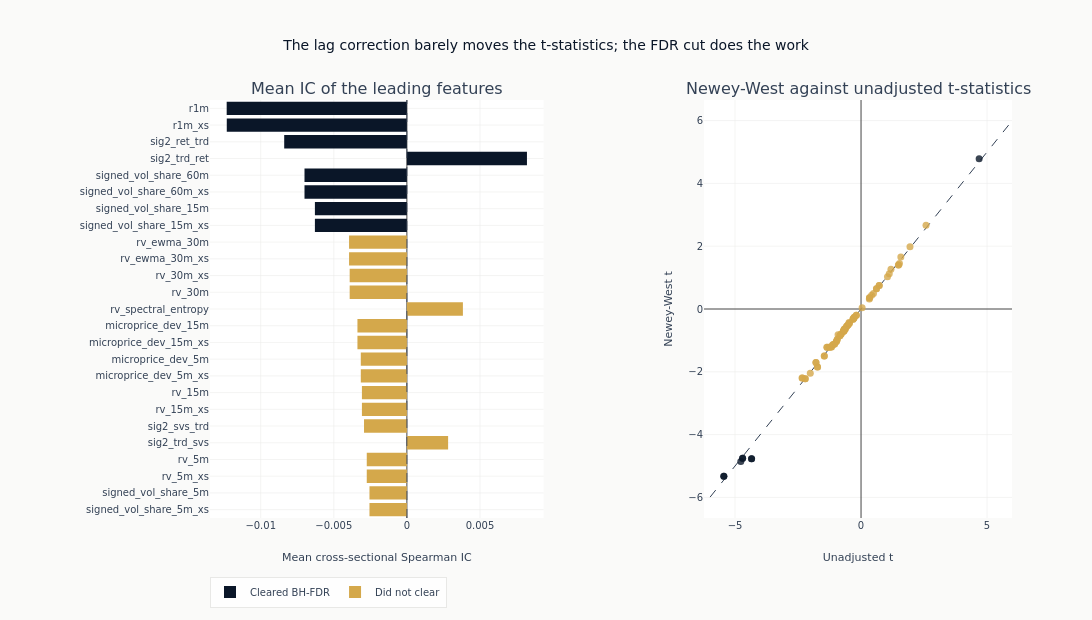

Notebook cell for this chart:
### Markdown cell above
### Ranking, with the Inference Adjustment Visible

The left panel ranks the leading features by absolute mean IC and colours each bar
by whether it cleared the false-discovery adjustment, so individual significance and
the set-wide decision stay separable. The right panel plots the Newey-West
t-statistic against its unadjusted twin for every feature in the searched set: a
point pulled toward zero off the diagonal is a feature whose apparent significance
came from correlation between neighbouring observations of its IC series rather than
from the size of the association.

How close the points sit to the diagonal is the thing to read. Sampling at the label
horizon has already removed most of the overlap the Newey-West correction exists to
undo, so it has little left to do here and the two counts printed above are close;
what thins the candidate set is the false-discovery adjustment, not the lag
correction.

Bars run horizontally. At this many feature names a rotated vertical axis is not
legible.

### Code cell
RANKED_FEATURES = 25
top = eval_summary.head(min(RANKED_FEATURES, len(eval_summary))).reverse()

fig = make_subplots(
    rows=1,
    cols=2,
    column_widths=[0.52, 0.48],
    subplot_titles=[
        "Mean IC of the leading features",
        "Newey-West against unadjusted t-statistics",
    ],
    horizontal_spacing=0.2,
)
for cleared, color, name in (
    (True, COLORS["blue"], "Cleared BH-FDR"),
    (False, COLORS["amber"], "Did not clear"),
):
    arm = top.filter(pl.col("fdr_sig").fill_null(False) == cleared)
    if not len(arm):
        continue
    _ = fig.add_trace(
        go.Bar(
            x=arm["ic_mean"].to_list(),
            y=arm["feature"].to_list(),
            orientation="h",
            marker_color=color,
            name=name,
            legendgroup=name,
        ),
        row=1,
        col=1,
    )
_ = fig.add_vline(
    x=0, line={"color": COLORS["neutral"], "width": 0.8, "dash": "dash"}, row=1, col=1
)

max_t = (
    max(
        float(eval_summary["naive_t"].abs().max() or 1.0),
        float(eval_summary["hac_t"].abs().max() or 1.0),
    )
    * 1.1
)
_ = fig.add_trace(
    go.Scatter(
        x=[-max_t, max_t],
        y=[-max_t, max_t],
        mode="lines",
        line={"dash": "dash", "color": COLORS["neutral"], "width": 1},
        name="No adjustment",
        showlegend=False,
    ),
    row=1,
    col=2,
)
for cleared, color, name in (
    (True, COLORS["blue"], "Cleared BH-FDR"),
    (False, COLORS["amber"], "Did not clear"),
):
    arm = eval_summary.filter(pl.col("fdr_sig").fill_null(False) == cleared)
    if not len(arm):
        continue
    _ = fig.add_trace(
        go.Scatter(
            x=arm["naive_t"].to_list(),
            y=arm["hac_t"].to_list(),
            mode="markers",
            marker={"color": color, "size": 7, "opacity": 0.8},
            text=arm["feature"].to_list(),
            name=name,
            legendgroup=name,
            showlegend=False,
        ),
        row=1,
        col=2,
    )

fig.update_layout(
    title="The lag correction barely moves the t-statistics; the FDR cut does the work",
    height=620,
    width=1150,
    margin={"l": 210},
    legend={"orientation": "h", "y": -0.14},
)
# Two traces split the ranking by outcome, so the y order has to be restated or the
# categories fall in trace order and the ranking the panel exists to show is lost.
fig.update_yaxes(categoryorder="array", categoryarray=top["feature"].to_list(), row=1, col=1)
fig.update_xaxes(title_text="Mean cross-sectional Spearman IC", row=1, col=1)
fig.update_xaxes(title_text="Unadjusted t", row=1, col=2)
fig.update_yaxes(title_text="Newey-West t", row=1, col=2)
show_plotly_with_alt(
    fig,
    "Two panels: each feature's mean cross-sectional information coefficient, and its unadjusted t-statistic against its Newey-West t-statistic, with the points sitting close to the diagonal.",
)

### Figure 1 — Plotly figure (JSON) as saved in the notebook; plotly's stock layout.template omitted (floating-point values rounded to 4 significant figures)
{"data": [{"legendgroup": "Cleared BH-FDR", "marker": {"color": "#0a1628"}, "name": "Cleared BH-FDR", "orientation": "h", "type": "bar", "x": [-0.006292, -0.006292, -0.007004, -0.007004, 0.008213, -0.008393, -0.01232, -0.01233], "xaxis": "x", "y": ["signed_vol_share_15m_xs", "signed_vol_share_15m", "signed_vol_share_60m_xs", "signed_vol_share_60m", "sig2_trd_ret", "sig2_ret_trd", "r1m_xs", "r1m"], "yaxis": "y"}, {"legendgroup": "Did not clear", "marker": {"color": "#D4A84B"}, "name": "Did not clear", "orientation": "h", "type": "bar", "x": [-0.002559, -0.002559, -0.002745, -0.002745, 0.00282, -0.002933, -0.003076, -0.003076, -0.003152, -0.003153, -0.003383, -0.003383, 0.003831, -0.003914, -0.003914, -0.003955, -0.003955], "xaxis": "x", "y": ["signed_vol_share_5m_xs", "signed_vol_share_5m", "rv_5m_xs", "rv_5m", "sig2_trd_svs", "sig2_svs_trd", "rv_15m_xs", "rv_15m", "microprice_dev_5m_xs", "microprice_dev_5m", "microprice_dev_15m_xs", "microprice_dev_15m", "rv_spectral_entropy", "rv_30m", "rv_30m_xs", "rv_ewma_30m_xs", "rv_ewma_30m"], "yaxis": "y"}, {"line": {"color": "#334155", "dash": "dash", "width": 1}, "mode": "lines", "name": "No adjustment", "showlegend": false, "type": "scatter", "x": [-5.99, 5.99], "xaxis": "x2", "y": [-5.99, 5.99], "yaxis": "y2"}, {"legendgroup": "Cleared BH-FDR", "marker": {"color": "#0a1628", "opacity": 0.8, "size": 7}, "mode": "markers", "name": "Cleared BH-FDR", "showlegend": false, "text": ["r1m", "r1m_xs", "sig2_ret_trd", "sig2_trd_ret", "signed_vol_share_60m", "signed_vol_share_60m_xs", "signed_vol_share_15m", "signed_vol_share_15m_xs"], "type": "scatter", "x": [-5.445, -5.443, -4.77, 4.686, -4.699, -4.699, -4.343, -4.343], "xaxis": "x2", "y": [-5.325, -5.323, -4.853, 4.783, -4.749, -4.749, -4.768, -4.768], "yaxis": "y2"}, {"legendgroup": "Did not clear", "marker": {"color": "#D4A84B", "opacity": 0.8, "size": 7}, "mode": "markers", "name": "Did not clear", "showlegend": false, "text": ["rv_ewma_30m", "rv_ewma_30m_xs", "rv_30m_xs", "rv_30m", "rv_spectral_entropy", "microprice_dev_15m", "microprice_dev_15m_xs", "microprice_dev_5m", "microprice_dev_5m_xs", "rv_15m", "rv_15m_xs", "sig2_svs_trd", "sig2_trd_svs", "rv_5m", "rv_5m_xs", "signed_vol_share_5m", "signed_vol_share_5m_xs", "depth_imb", "depth_imb_xs", "trades_per_1k_shares", "trades_per_1k_shares_xs", "sig1_svs", "tick_imb_share", "tick_imb_share_xs", "sig1_ret", "quote_range", "quote_range_xs", "tick_imb_share_15m", "tick_imb_share_15m_xs", "sig2_svs_svs", "har_residual", "rv_spectral_energy", "trade_range", "trade_range_xs", "sig2_ret_ret", "har_rv5_pred", "microprice_dev", "microprice_dev_xs", "kyle_lambda_xs", "kyle_lambda", "finra_share_60m", "finra_share_60m_xs", "rel_spread_15m_xs", "rel_spread_15m", "rv_low_freq_ratio", "signed_vol_share", "signed_vol_share_xs", "trade_to_mid_rel", "trade_to_mid_rel_xs", "rel_spread_60m_xs", "rel_spread_60m", "rel_spread_5m", "rel_spread_5m_xs", "sig1_trd", "rel_spread_close", "rel_spread_close_xs", "tick_imb_share_5m", "tick_imb_share_5m_xs", "vol_spectral_energy", "dollar_vol", "dollar_vol_xs", "sig2_trd_trd", "vol_spectral_entropy", "illiq", "illiq_xs", "vol_low_freq_ratio", "quote_rate", "quote_rate_xs", "cross_locked_share_xs", "sig2_ret_svs", "trade_to_mid_5m", "trade_to_mid_5m_xs", "sig2_svs_ret"], "type": "scatter", "x": [-1.12, -1.12, -1.175, -1.175, 2.578, -2.335, -2.335, -2.214, -2.214, -0.9778, -0.9778, -2.014, 1.942, -1.05, -1.05, -1.726, -1.726, -1.789, -1.789, -1.351, -1.351, 1.579, 1.485, 1.485, 1.119, -0.7879, -0.7879, -1.458, -1.458, 1.525, 1.049, -0.6096, -0.6894, -0.6894, 1.187, -0.6368, -1.256, -1.255, -0.6923, -0.6923, 0.7212, 0.7211, -0.6586, -0.6586, -0.9117, -0.945, -0.945, -0.8396, -0.8396, -0.5709, -0.5709, -0.5189, -0.5188, -0.6864, -0.4634, -0.4634, 0.6117, 0.6117, 0.4925, 0.3365, 0.3365, -0.4765, 0.4207, -0.3166, -0.3166, -0.3097, -0.2768, -0.2768, -0.2749, 0.3295, -0.1871, -0.1871, 0.04309], "xaxis": "x2", "y": [-1.14, -1.14, -1.206, -1.206, 2.669, -2.194, -2.194, -2.221, -2.221, -1.032, -1.032, -2.05, 1.979, -1.111, -1.111, -1.85, -1.85, -1.702, -1.702, -1.219, -1.219, 1.654, 1.404, 1.404, 1.123, -0.7987, -0.7987, -1.497, -1.497, 1.45, 1.029, -0.6113, -0.7112, -0.7112, 1.267, -0.6577, -1.215, -1.216, -0.7029, -0.7029, 0.7513, 0.7513, -0.6382, -0.6382, -0.8197, -0.9716, -0.9716, -0.8534, -0.8534, -0.549, -0.549, -0.5078, -0.5078, -0.6704, -0.4575, -0.4575, 0.6416, 0.6416, 0.4913, 0.3554, 0.3554, -0.4333, 0.4399, -0.3246, -0.3246, -0.3075, -0.2748, -0.2748, -0.2629, 0.319, -0.1971, -0.1971, 0.04195], "yaxis": "y2"}], "layout": {"annotations": [{"font": {"size": 16}, "showarrow": false, "text": "Mean IC of the leading features", "x": 0.208, "xanchor": "center", "xref": "paper", "y": 1.0, "yanchor": "bottom", "yref": "paper"}, {"font": {"size": 16}, "showarrow": false, "text": "Newey-West against unadjusted t-statistics", "x": 0.808, "xanchor": "center", "xref": "paper", "y": 1.0, "yanchor": "bottom", "yref": "paper"}], "height": 620, "legend": {"orientation": "h", "y": -0.14}, "margin": {"l": 210}, "shapes": [{"line": {"color": "#334155", "dash": "dash", "width": 0.8}, "type": "line", "x0": 0, "x1": 0, "xref": "x", "y0": 0, "y1": 1, "yref": "y domain"}], "title": {"text": "The lag correction barely moves the t-statistics; the FDR cut does the work"}, "width": 1150, "xaxis": {"anchor": "y", "domain": [0.0, 0.416], "title": {"text": "Mean cross-sectional Spearman IC"}}, "xaxis2": {"anchor": "y2", "domain": [0.616, 1.0], "title": {"text": "Unadjusted t"}}, "yaxis": {"anchor": "x", "categoryarray": ["signed_vol_share_5m_xs", "signed_vol_share_5m", "rv_5m_xs", "rv_5m", "sig2_trd_svs", "sig2_svs_trd", "rv_15m_xs", "rv_15m", "microprice_dev_5m_xs", "microprice_dev_5m", "microprice_dev_15m_xs", "microprice_dev_15m", "rv_spectral_entropy", "rv_30m", "rv_30m_xs", "rv_ewma_30m_xs", "rv_ewma_30m", "signed_vol_share_15m_xs", "signed_vol_share_15m", "signed_vol_share_60m_xs", "signed_vol_share_60m", "sig2_trd_ret", "sig2_ret_trd", "r1m_xs", "r1m"], "categoryorder": "array", "domain": [0.0, 1.0]}, "yaxis2": {"anchor": "x2", "domain": [0.0, 1.0], "title": {"text": "Newey-West t"}}}}
